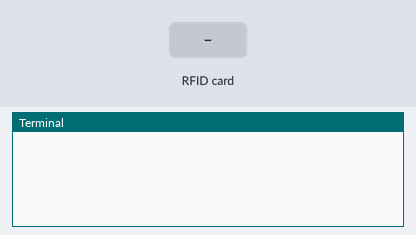
A program run on a simulated Raspberry Pi (header pin numbers). On the bench: the last lines printed to the terminal. The test bench sets the inputs (shaded band). At 1.7 s the program stops and its outputs stay as they are.

Above: at 1.2 s.
1.3 s: RFID card D3 58 82 04 held to the reader
At 1.57 s:
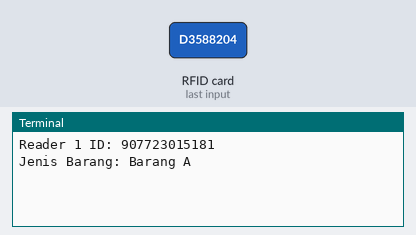
At 2.8 s:
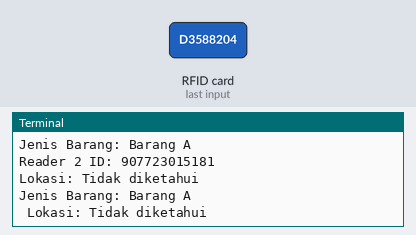

The program:

duaRFID.py
```python
import RPi.GPIO as GPIO
from mfrc522 import MFRC522
import time
import threading

class DualMFRC522:
    def __init__(self):
        self.reader1 = MFRC522(bus=0, device=0)
        self.reader2 = MFRC522(bus=0, device=1)

    def read(self, reader):
        (status, TagType) = reader.MFRC522_Request(reader.PICC_REQIDL)

        if status != reader.MI_OK:
            return None

        (status, uid) = reader.MFRC522_Anticoll()

        if status != reader.MI_OK:
            return None

        card_id = int.from_bytes(bytes(uid), byteorder='big')
        return card_id

def Baca_jenis_barang():
    reader = DualMFRC522()
    jenis_barang = None

    try:
        while not jenis_barang:
            id1 = reader.read(reader.reader1)

            if id1:
                print(f"Reader 1 ID: {id1}")
                if id1 == 907723015181:
                    jenis_barang = "Barang A"
                elif id1 == 426037153686:
                    jenis_barang = "Barang B"
                else:
                    jenis_barang = "Tidak diketahui"
                print(f"Jenis Barang: {jenis_barang}")

            time.sleep(0.1)
    finally:
        GPIO.cleanup()

    return jenis_barang

def Baca_lokasi():
    reader = DualMFRC522()
    lokasi = None
    try:
        while not lokasi:
            id2 = reader.read(reader.reader2)

            if id2:
                print(f"Reader 2 ID: {id2}")
                if id2 == 838310704876:
                    lokasi = "Lokasi A"
                elif id2 == 153515341457:
                    lokasi = "Lokasi B"
                elif id2 == 429347321530:
                    lokasi = "Lokasi Pengambilan Barang"
                else:
                    lokasi = "Tidak diketahui"
                print(f"Lokasi: {lokasi}")

            time.sleep(0.1)
    finally:
        GPIO.cleanup()

    return lokasi


if __name__ == "__main__":
    jenis_barang = Baca_jenis_barang()
    lokasi = Baca_lokasi()
    print(f"Jenis Barang: {jenis_barang}\n Lokasi: {lokasi}")
```

Measured:
- after the input at 1.3 s, the terminal: prints a new line after 0.10 s (image 1)
